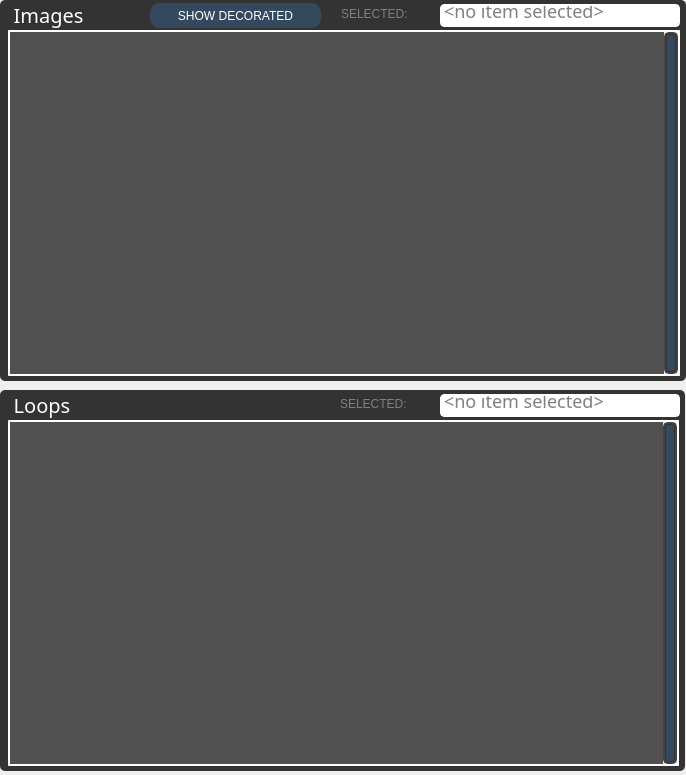
<?xml version="1.0" encoding="UTF-8"?>
<ui version="4.0">
 <class>captureWidget</class>
 <widget class="QWidget" name="captureWidget">
  <property name="geometry">
   <rect>
    <x>0</x>
    <y>0</y>
    <width>686</width>
    <height>775</height>
   </rect>
  </property>
  <property name="windowTitle">
   <string>Form</string>
  </property>
  <property name="styleSheet">
   <string notr="true">
QScrollBar::handle:vertical {
    background: rgb( 52, 73, 94 );
    min-height: 74px;
    border-radius: 3px;
    border: 1px solid #333333;
}

QScrollBar:vertical {
    border: 2px solid #424242;
    background: #424242;
    border-radius: 5px;
    max-width: 17px;
 }

 QScrollBar::add-line:vertical { width: 0; }
 QScrollBar::sub-line:vertical { width: 0; }
 QScrollBar::add-page:vertical, QScrollBar::sub-page:vertical 
 { 
     background: #424242; 
 }

QListView {
	background: url(:/octConsole/Frontend/Resources/blank_texture.png);
	border: none;
}

/* ---------- Group Boxes ---------- */

 QGroupBox {
    font: 20px DINPro-medium;
    color: rgba(210, 210, 210, 255);
    background-color: #909090;
    border: 0px solid #909090;
    border-radius: 5px;
    margin-top: 1px; /* leave space at the top for the title */
 }

QGroupBox::title {
    subcontrol-origin: margin;
    subcontrol-position: top left; /* position at the top center */
    left: 5px;
    padding-top:  0px;
 }

/* List views and edits boxes: */

QLineEdit, QPlainTextEdit {
    color: #808080;
	font: 15px DinPro-medium;
    selection-color: white;   
    border: 2px groove white;
    border-radius: 4px;
}

QLabel {
	font: 20px &quot;DinPRO-medium&quot;;
	color: rgba( 128,128,128, 255 );
}




/****************
 *         v3.0            *
 ****************/


/* --------- General font and layout defaults ----------*/

QDialog {
 font: 18px &quot;DinPRO-regular&quot;;
 color: white;
 background-color: rgb( 147, 147, 147 );
 border: 1px solid rgb( 147, 147, 147 );
 border-radius: 5px;
}

QWidget {
 font: 13px &quot;DinPRO-regular&quot;;
}

QLabel {
 font: 18px &quot;DinPRO-regular&quot;;
}

QLabel#titlebarLabel {
	background: rgb( 51, 51, 51 );
}
QLabel#titlebarTextLabel {
    font: 24pt &quot;DINPro-Medium&quot;;
    color: white;
}

QLabel#instructionsLabel
{
    background: rgb( 191, 191, 191 );
}

QLabel#instructionsTextLabel
{
    font: 12pt &quot;DINPro-Medium&quot;;
}

QLabel#wideDivideLabel
{
    background: rgb( 191, 191, 191 );
}

QLabel#wideDivideTextLabel
{
    font: 12pt &quot;DINPro-Medium&quot;;
}

/* ---------------- Pushbuttons ----------------*/

QPushButton 
{
    background: rgb( 52, 73, 94 );
    border: 1px solid rgb( 52, 73, 94 );
    color: white;
    font: 12pt &quot;DinPRO-Medium&quot;;
    text-align: center;
    border-radius: 10px;
    border-width: 2px;
}

QPushButton::hover 
{
    background: rgb(52, 73, 94 );
    border-color: rgb( 166, 166, 166 );
    color: rgb( 214, 214, 214);
    border-width: 1px;
    border-radius: 10px;
}

 QPushButton:default 
{
     background: rgb( 51, 51, 51 );
/*     border: 1px solid black; /* make the default button prominent */
/*	 font: 17px &quot;DinPRO-bold&quot;;*/
 }

QPushButton:disabled 
{
     background:  rgb( 51, 51, 51 ); 
     border: rgb( 51, 51, 51 ); 
 }

QPushButton:checked 
{
    background:  rgb(  191, 191, 191  ); 
    border: rgb(  191, 191, 191  ); 
    color: rgb( 52, 73, 94 );
 }

/* --------- Spin Boxes -----------*/

QAbstractSpinBox {
	font: 18px DinPRO-medium;
	border: 0;
    border-radius: 5px;
}

QAbstractSpinBox::up-button {
	border: 0;
   background: rgba(233,233,235,255);
   border-top-right-radius: 8px;
   margin-top: -2px;
   margin-bottom: -1px;
   padding-bottom: -5px;
   width: 15px;
}

QAbstractSpinBox::up-arrow  {
  image: url(:/images/arrow_up_normal.png);
}

QAbstractSpinBox::up-arrow:hover {
  image: url(:images/arrow_up_rollover.png);
}

QAbstractSpinBox::down-button {
   border: 0;
   background: rgba(233,233,235,255);
   border-bottom-right-radius: 8px;
   padding-top: -5px;
   margin-bottom: -2px;
   margin-top: -1px;
   width: 15px;
}

QAbstractSpinBox::down-arrow:hover {
  image: url(:/images/arrow_down_rollover.png);
}

QAbstractSpinBox::down-arrow {
  image: url(:/images/arrow_down_normal.png);
}

/* group boxes */


/* ------------- Line edits and list views ---------------*/

QLineEdit, QListView {
    color: #808080;
	font: 18px DinPro-medium;
    selection-color: white;   
    border: 2px groove white;
    border-radius: 4px;
}


/* --------- Check Boxes ----------*/

QCheckBox {
	spacing: 5px;
}

QCheckBox::indicator {
	border: #909090;
    background: #909090;
	width: 20px;
	height: 20px;
	margin-top: 4px;
}

QCheckBox::indicator:unchecked {
	image: url(:images/checkBox_normal.png);
}

QCheckBox::indicator:checked {
	image: url(:images/checkBox_active.png);
}

QDialogButtonBox
{
   button-layout: 1;
}


/* ---------- Group Boxes ---------- */

 QGroupBox {
    font: 14.75pt DINPro-medium;
    color: white;
    background-color: rgb( 51, 51, 51 );
    border-radius: 5px;
    padding-top: 3px;
    margin-top: 0px;
}

QGroupBox::title {
     subcontrol-origin: margin;
     subcontrol-position: top left; /* position at the top center */
     left: 10px;
     padding: 1px;
 }</string>
  </property>
  <widget class="QGroupBox" name="capturesGroupBox">
   <property name="geometry">
    <rect>
     <x>0</x>
     <y>0</y>
     <width>686</width>
     <height>381</height>
    </rect>
   </property>
   <property name="title">
    <string>Images</string>
   </property>
   <widget class="captureListView" name="capListView">
    <property name="geometry">
     <rect>
      <x>8</x>
      <y>30</y>
      <width>672</width>
      <height>346</height>
     </rect>
    </property>
    <property name="palette">
     <palette>
      <active>
       <colorrole role="WindowText">
        <brush brushstyle="SolidPattern">
         <color alpha="255">
          <red>128</red>
          <green>128</green>
          <blue>128</blue>
         </color>
        </brush>
       </colorrole>
       <colorrole role="Text">
        <brush brushstyle="SolidPattern">
         <color alpha="255">
          <red>128</red>
          <green>128</green>
          <blue>128</blue>
         </color>
        </brush>
       </colorrole>
       <colorrole role="ButtonText">
        <brush brushstyle="SolidPattern">
         <color alpha="255">
          <red>128</red>
          <green>128</green>
          <blue>128</blue>
         </color>
        </brush>
       </colorrole>
       <colorrole role="Base">
        <brush brushstyle="SolidPattern">
         <color alpha="255">
          <red>80</red>
          <green>80</green>
          <blue>80</blue>
         </color>
        </brush>
       </colorrole>
       <colorrole role="HighlightedText">
        <brush brushstyle="SolidPattern">
         <color alpha="255">
          <red>255</red>
          <green>255</green>
          <blue>255</blue>
         </color>
        </brush>
       </colorrole>
      </active>
      <inactive>
       <colorrole role="WindowText">
        <brush brushstyle="SolidPattern">
         <color alpha="255">
          <red>128</red>
          <green>128</green>
          <blue>128</blue>
         </color>
        </brush>
       </colorrole>
       <colorrole role="Text">
        <brush brushstyle="SolidPattern">
         <color alpha="255">
          <red>128</red>
          <green>128</green>
          <blue>128</blue>
         </color>
        </brush>
       </colorrole>
       <colorrole role="ButtonText">
        <brush brushstyle="SolidPattern">
         <color alpha="255">
          <red>128</red>
          <green>128</green>
          <blue>128</blue>
         </color>
        </brush>
       </colorrole>
       <colorrole role="Base">
        <brush brushstyle="SolidPattern">
         <color alpha="255">
          <red>80</red>
          <green>80</green>
          <blue>80</blue>
         </color>
        </brush>
       </colorrole>
       <colorrole role="HighlightedText">
        <brush brushstyle="SolidPattern">
         <color alpha="255">
          <red>255</red>
          <green>255</green>
          <blue>255</blue>
         </color>
        </brush>
       </colorrole>
      </inactive>
      <disabled>
       <colorrole role="WindowText">
        <brush brushstyle="SolidPattern">
         <color alpha="255">
          <red>128</red>
          <green>128</green>
          <blue>128</blue>
         </color>
        </brush>
       </colorrole>
       <colorrole role="Text">
        <brush brushstyle="SolidPattern">
         <color alpha="255">
          <red>128</red>
          <green>128</green>
          <blue>128</blue>
         </color>
        </brush>
       </colorrole>
       <colorrole role="ButtonText">
        <brush brushstyle="SolidPattern">
         <color alpha="255">
          <red>128</red>
          <green>128</green>
          <blue>128</blue>
         </color>
        </brush>
       </colorrole>
       <colorrole role="Base">
        <brush brushstyle="SolidPattern">
         <color alpha="255">
          <red>236</red>
          <green>233</green>
          <blue>216</blue>
         </color>
        </brush>
       </colorrole>
       <colorrole role="HighlightedText">
        <brush brushstyle="SolidPattern">
         <color alpha="255">
          <red>255</red>
          <green>255</green>
          <blue>255</blue>
         </color>
        </brush>
       </colorrole>
      </disabled>
     </palette>
    </property>
    <property name="autoFillBackground">
     <bool>true</bool>
    </property>
    <property name="styleSheet">
     <string notr="true"/>
    </property>
    <property name="lineWidth">
     <number>2</number>
    </property>
    <property name="verticalScrollBarPolicy">
     <enum>Qt::ScrollBarAlwaysOn</enum>
    </property>
    <property name="horizontalScrollBarPolicy">
     <enum>Qt::ScrollBarAlwaysOff</enum>
    </property>
    <property name="alternatingRowColors">
     <bool>false</bool>
    </property>
    <property name="verticalScrollMode">
     <enum>QAbstractItemView::ScrollPerPixel</enum>
    </property>
    <property name="movement">
     <enum>QListView::Static</enum>
    </property>
    <property name="flow">
     <enum>QListView::LeftToRight</enum>
    </property>
    <property name="isWrapping" stdset="0">
     <bool>true</bool>
    </property>
    <property name="spacing">
     <number>0</number>
    </property>
    <property name="viewMode">
     <enum>QListView::IconMode</enum>
    </property>
    <property name="wordWrap">
     <bool>true</bool>
    </property>
   </widget>
   <widget class="QLabel" name="label">
    <property name="geometry">
     <rect>
      <x>341</x>
      <y>2</y>
      <width>96</width>
      <height>23</height>
     </rect>
    </property>
    <property name="text">
     <string>SELECTED:</string>
    </property>
   </widget>
   <widget class="QLineEdit" name="selectedCaptureLineEdit">
    <property name="geometry">
     <rect>
      <x>440</x>
      <y>4</y>
      <width>240</width>
      <height>23</height>
     </rect>
    </property>
    <property name="toolTip">
     <string>Hit &lt;b&gt;Enter&lt;/b&gt; to save the selected item's new name.</string>
    </property>
    <property name="text">
     <string>&lt;no item selected&gt;</string>
    </property>
    <property name="maxLength">
     <number>20</number>
    </property>
    <property name="alignment">
     <set>Qt::AlignBottom|Qt::AlignLeading|Qt::AlignLeft</set>
    </property>
   </widget>
   <widget class="QPushButton" name="showDecoratedPushButton">
    <property name="geometry">
     <rect>
      <x>150</x>
      <y>3</y>
      <width>171</width>
      <height>25</height>
     </rect>
    </property>
    <property name="toolTip">
     <string>Switch between the Raw and Decorated image captures.</string>
    </property>
    <property name="text">
     <string>SHOW DECORATED</string>
    </property>
    <property name="checkable">
     <bool>true</bool>
    </property>
    <property name="checked">
     <bool>false</bool>
    </property>
   </widget>
  </widget>
  <widget class="QGroupBox" name="loopsGroupBox">
   <property name="geometry">
    <rect>
     <x>0</x>
     <y>390</y>
     <width>685</width>
     <height>381</height>
    </rect>
   </property>
   <property name="title">
    <string>Loops</string>
   </property>
   <widget class="clipListView" name="loopsListView">
    <property name="geometry">
     <rect>
      <x>8</x>
      <y>30</y>
      <width>671</width>
      <height>346</height>
     </rect>
    </property>
    <property name="palette">
     <palette>
      <active>
       <colorrole role="WindowText">
        <brush brushstyle="SolidPattern">
         <color alpha="255">
          <red>128</red>
          <green>128</green>
          <blue>128</blue>
         </color>
        </brush>
       </colorrole>
       <colorrole role="Text">
        <brush brushstyle="SolidPattern">
         <color alpha="255">
          <red>128</red>
          <green>128</green>
          <blue>128</blue>
         </color>
        </brush>
       </colorrole>
       <colorrole role="ButtonText">
        <brush brushstyle="SolidPattern">
         <color alpha="255">
          <red>128</red>
          <green>128</green>
          <blue>128</blue>
         </color>
        </brush>
       </colorrole>
       <colorrole role="Base">
        <brush brushstyle="SolidPattern">
         <color alpha="255">
          <red>80</red>
          <green>80</green>
          <blue>80</blue>
         </color>
        </brush>
       </colorrole>
       <colorrole role="HighlightedText">
        <brush brushstyle="SolidPattern">
         <color alpha="255">
          <red>255</red>
          <green>255</green>
          <blue>255</blue>
         </color>
        </brush>
       </colorrole>
      </active>
      <inactive>
       <colorrole role="WindowText">
        <brush brushstyle="SolidPattern">
         <color alpha="255">
          <red>128</red>
          <green>128</green>
          <blue>128</blue>
         </color>
        </brush>
       </colorrole>
       <colorrole role="Text">
        <brush brushstyle="SolidPattern">
         <color alpha="255">
          <red>128</red>
          <green>128</green>
          <blue>128</blue>
         </color>
        </brush>
       </colorrole>
       <colorrole role="ButtonText">
        <brush brushstyle="SolidPattern">
         <color alpha="255">
          <red>128</red>
          <green>128</green>
          <blue>128</blue>
         </color>
        </brush>
       </colorrole>
       <colorrole role="Base">
        <brush brushstyle="SolidPattern">
         <color alpha="255">
          <red>80</red>
          <green>80</green>
          <blue>80</blue>
         </color>
        </brush>
       </colorrole>
       <colorrole role="HighlightedText">
        <brush brushstyle="SolidPattern">
         <color alpha="255">
          <red>255</red>
          <green>255</green>
          <blue>255</blue>
         </color>
        </brush>
       </colorrole>
      </inactive>
      <disabled>
       <colorrole role="WindowText">
        <brush brushstyle="SolidPattern">
         <color alpha="255">
          <red>128</red>
          <green>128</green>
          <blue>128</blue>
         </color>
        </brush>
       </colorrole>
       <colorrole role="Text">
        <brush brushstyle="SolidPattern">
         <color alpha="255">
          <red>128</red>
          <green>128</green>
          <blue>128</blue>
         </color>
        </brush>
       </colorrole>
       <colorrole role="ButtonText">
        <brush brushstyle="SolidPattern">
         <color alpha="255">
          <red>128</red>
          <green>128</green>
          <blue>128</blue>
         </color>
        </brush>
       </colorrole>
       <colorrole role="Base">
        <brush brushstyle="SolidPattern">
         <color alpha="255">
          <red>236</red>
          <green>233</green>
          <blue>216</blue>
         </color>
        </brush>
       </colorrole>
       <colorrole role="HighlightedText">
        <brush brushstyle="SolidPattern">
         <color alpha="255">
          <red>255</red>
          <green>255</green>
          <blue>255</blue>
         </color>
        </brush>
       </colorrole>
      </disabled>
     </palette>
    </property>
    <property name="autoFillBackground">
     <bool>true</bool>
    </property>
    <property name="styleSheet">
     <string notr="true"/>
    </property>
    <property name="lineWidth">
     <number>2</number>
    </property>
    <property name="verticalScrollBarPolicy">
     <enum>Qt::ScrollBarAlwaysOn</enum>
    </property>
    <property name="horizontalScrollBarPolicy">
     <enum>Qt::ScrollBarAlwaysOff</enum>
    </property>
    <property name="alternatingRowColors">
     <bool>false</bool>
    </property>
    <property name="verticalScrollMode">
     <enum>QAbstractItemView::ScrollPerPixel</enum>
    </property>
    <property name="flow">
     <enum>QListView::LeftToRight</enum>
    </property>
    <property name="isWrapping" stdset="0">
     <bool>true</bool>
    </property>
    <property name="viewMode">
     <enum>QListView::IconMode</enum>
    </property>
    <property name="wordWrap">
     <bool>true</bool>
    </property>
   </widget>
   <widget class="QLabel" name="label_2">
    <property name="geometry">
     <rect>
      <x>340</x>
      <y>2</y>
      <width>96</width>
      <height>23</height>
     </rect>
    </property>
    <property name="text">
     <string>SELECTED:</string>
    </property>
   </widget>
   <widget class="QLineEdit" name="selectedLoopLineEdit">
    <property name="geometry">
     <rect>
      <x>440</x>
      <y>4</y>
      <width>240</width>
      <height>23</height>
     </rect>
    </property>
    <property name="toolTip">
     <string>Hit &lt;b&gt;Enter&lt;/b&gt; to save the selected item's new name.</string>
    </property>
    <property name="text">
     <string>&lt;no item selected&gt;</string>
    </property>
    <property name="maxLength">
     <number>20</number>
    </property>
    <property name="alignment">
     <set>Qt::AlignBottom|Qt::AlignLeading|Qt::AlignLeft</set>
    </property>
   </widget>
  </widget>
 </widget>
 <customwidgets>
  <customwidget>
   <class>captureListView</class>
   <extends>QListView</extends>
   <header>Widgets/capturelistview.h</header>
  </customwidget>
  <customwidget>
   <class>clipListView</class>
   <extends>QListView</extends>
   <header>Widgets/cliplistview.h</header>
  </customwidget>
 </customwidgets>
 <resources/>
 <connections/>
 <designerdata>
  <property name="gridDeltaX">
   <number>10</number>
  </property>
  <property name="gridDeltaY">
   <number>10</number>
  </property>
  <property name="gridSnapX">
   <bool>false</bool>
  </property>
  <property name="gridSnapY">
   <bool>false</bool>
  </property>
  <property name="gridVisible">
   <bool>true</bool>
  </property>
 </designerdata>
</ui>
